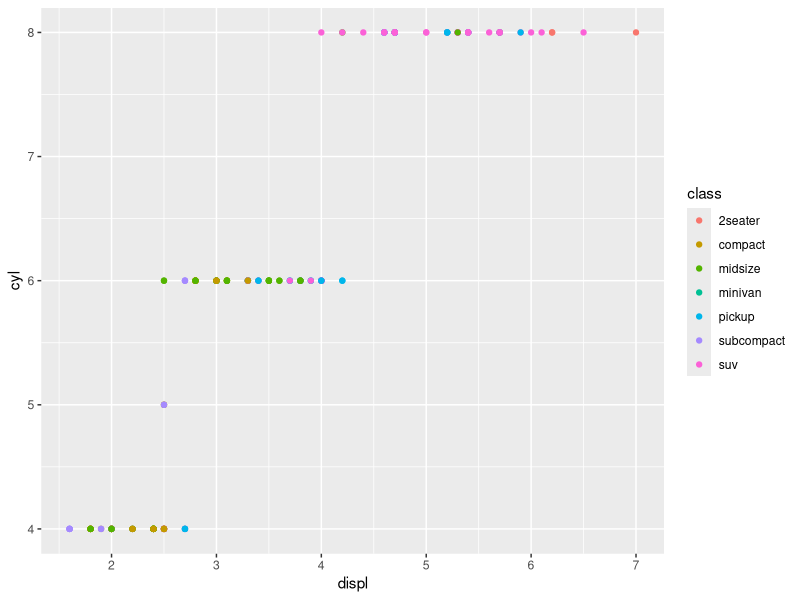
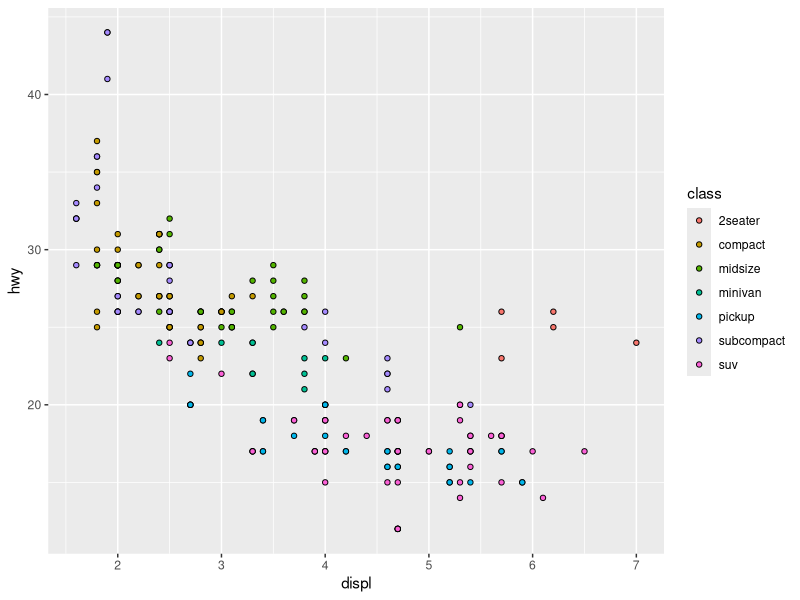
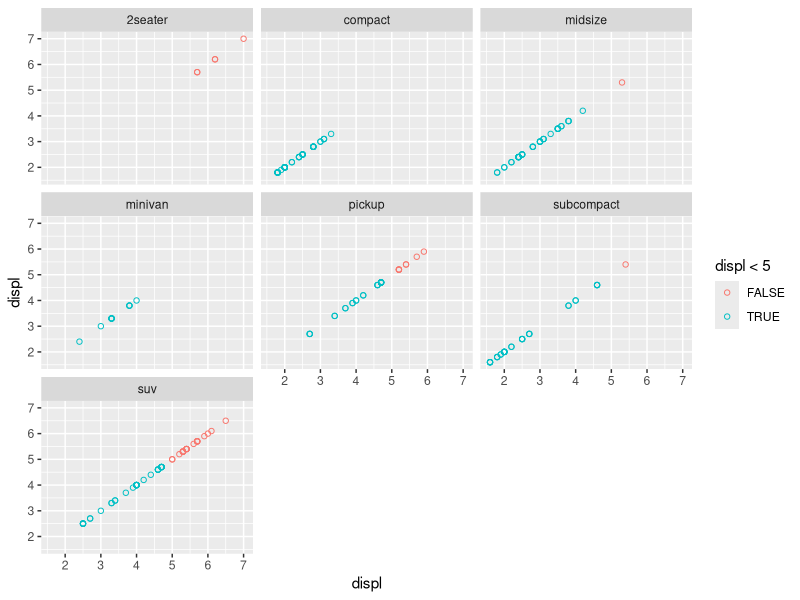
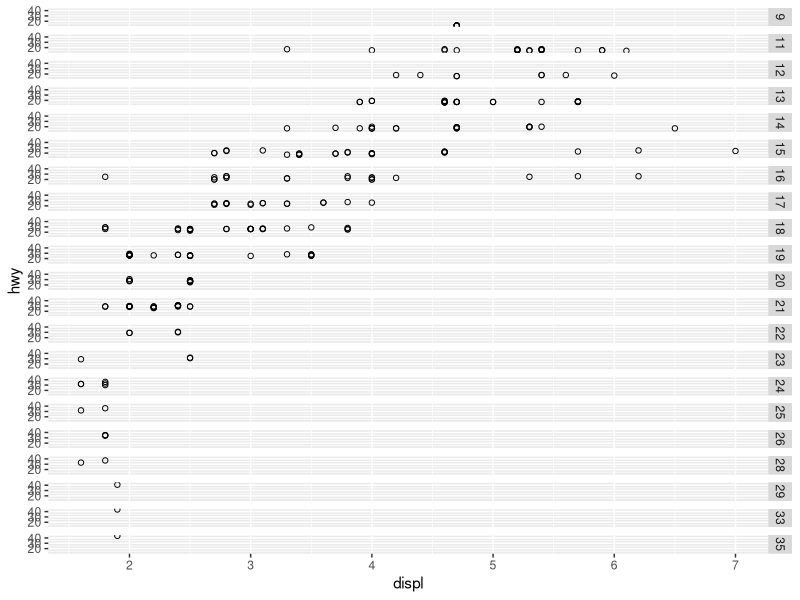
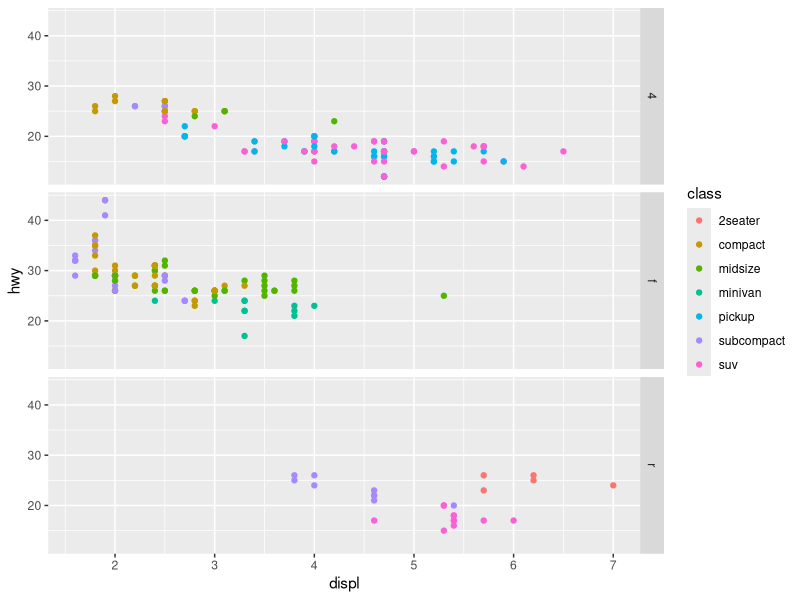
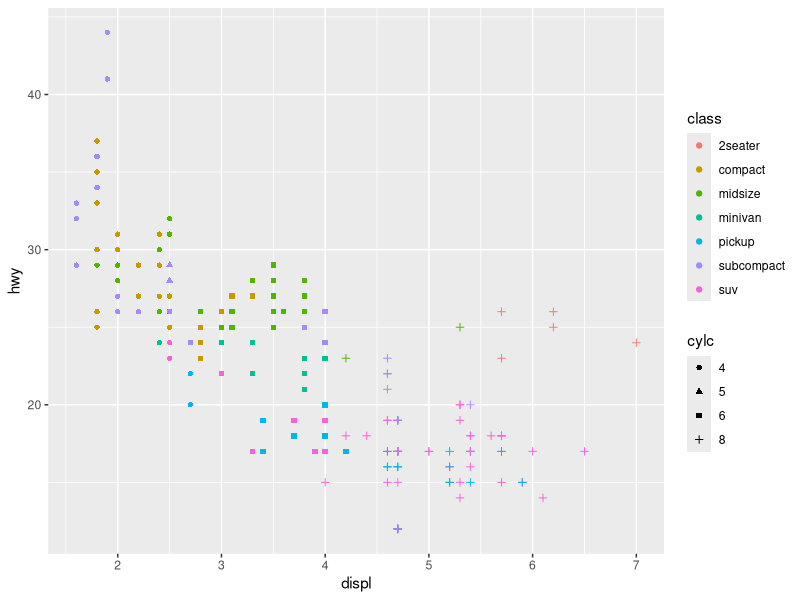
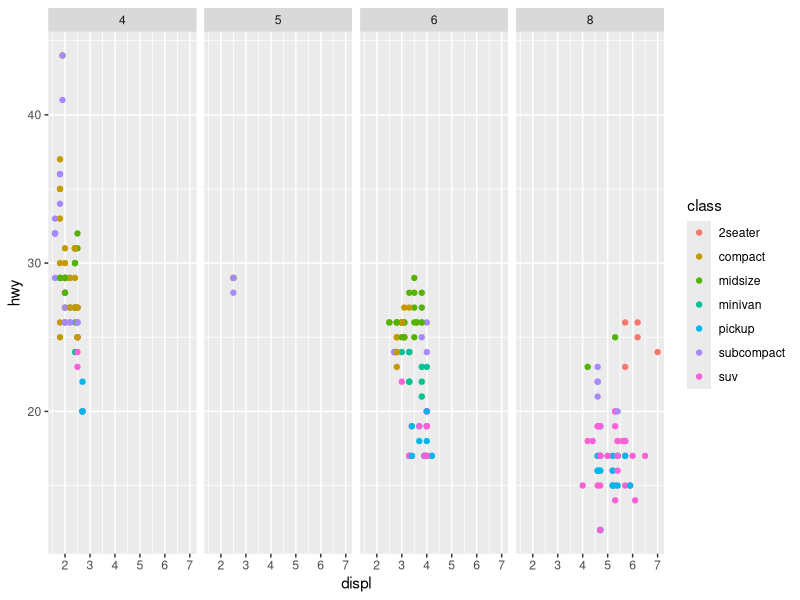
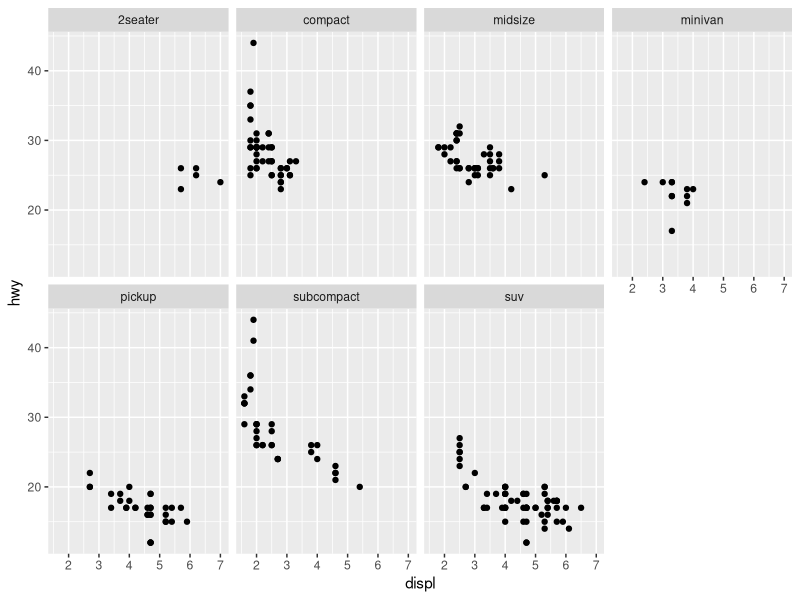

These charts were generated, in order, by the following R code:
## ---- chunk 1
library(tidyverse)
## ---- chunk 2
data(mpg)
## ---- chunk 3
dim(mpg)
## ---- chunk 4
head(mpg, 5)
## ---- chunk 5
summary(mpg)
## ---- chunk 6
glimpse(mpg)
## ---- chunk 7
ggplot(data=mpg) +
  geom_point(mapping = aes(x = displ, y= cyl, color = class)) 
## ---- chunk 8
ggplot(data=mpg) +
  geom_point(mapping = aes(x = displ, y= hwy, fill = class), shape=21, color='black') 
## ---- chunk 9
ggplot(data=mpg) +
  geom_point(mapping = aes(x = displ, y= displ, color = displ < 5), shape=21) +
  facet_wrap(~ class, ncol = 3)
## ---- chunk 10
ggplot(data=mpg) +
  geom_point(mapping = aes(x = displ, y= hwy), shape=21) +
  facet_grid(cty ~ .)
## ---- chunk 11
ggplot(data = mpg) + 
  geom_point(mapping = aes(x = displ, y = hwy, color= class)) +
  facet_grid(drv ~ .)
## ---- chunk 12
mpg$cylc = as.character(mpg$cyl)

ggplot(data=mpg) +
  geom_point(mapping = aes(x = displ, y= hwy, color = class, shape = cylc)) 
## ---- chunk 13
ggplot(data = mpg) + 
  geom_point(mapping = aes(x = displ, y = hwy, color = class)) +
  facet_grid(. ~ cyl)
## ---- chunk 14
ggplot(data = mpg) + 
  geom_point(mapping = aes(x = displ, y = hwy)) + 
  facet_wrap(~ class, nrow = 2)
## ---- chunk 15
ggplot(data = mpg, mapping = aes(x = displ, y = hwy)) + 
  geom_smooth() + 
  geom_point(mapping = aes(color = class))
## ---- chunk 16
ggplot(data = mpg) +
  geom_bar(mapping = aes(x=class))
## ---- chunk 17
ggplot(data=mpg) +
  geom_histogram(mapping=aes(x=hwy))
## ---- chunk 18
ggplot(data = mpg, mapping = aes(x = displ, y = hwy, color = drv)) + 
  geom_point() + 
  geom_smooth(se = FALSE)
## ---- chunk 19
ggplot(data = mpg, mapping = aes(x = displ, y = hwy)) + 
  geom_point() + 
  geom_smooth()
## ---- chunk 20
ggplot() + 
  geom_point(data = mpg, mapping = aes(x = displ, y = hwy)) + 
  geom_smooth(data = mpg, mapping = aes(x = displ, y = hwy))
## ---- chunk 21
ggplot(data = mpg, mapping = aes(x = displ, y = hwy)) +
  geom_point() +
  geom_smooth(se = FALSE, color = 'black')
## ---- chunk 22
ggplot(data = mpg, mapping = aes(x = displ, y = hwy)) +
  geom_point() +
  geom_smooth(se = FALSE, color = 'blue', mapping = aes(group = drv))
## ---- chunk 23
ggplot(data = mpg, mapping = aes(x = displ, y = hwy, color = drv)) +
  geom_point() +
  geom_smooth(se = FALSE)
## ---- chunk 24
ggplot(data = mpg, mapping = aes(x = displ, y = hwy)) +
  geom_point(mapping = aes(color = drv)) +
  geom_smooth(se = FALSE)
## ---- chunk 25
ggplot(data = mpg, mapping = aes(x = displ, y = hwy)) +
  geom_point(mapping = aes(color = drv)) +
  geom_smooth(mapping = aes(linetype = drv), se = FALSE)
## ---- chunk 26
ggplot(data = mpg, mapping = aes(x = displ, y = hwy)) +
  geom_point(mapping = aes(fill = drv, stroke=2), size=3, shape=21, color='white')
## ---- chunk 27
data(diamonds)
str(diamonds)
## ---- chunk 28
head(diamonds, 5)
## ---- chunk 29
ggplot(data=diamonds) +
  geom_bar(mapping=aes(x=cut))
## ---- chunk 30
ggplot(data = diamonds) + 
  stat_count(mapping = aes(x = cut))
## ---- chunk 31
ggplot(data = diamonds) + 
  stat_summary(
    mapping = aes(x = cut, y = depth),
    fun.min = min,
    fun.max = max,
    fun = median
  )
## ---- chunk 32
ggplot(data = diamonds) +
  geom_pointrange(
    mapping = aes(x = cut, y = depth),
    stat = 'summary',
    fun.min = min,
    fun.max = max,
    fun = median
  )
## ---- chunk 33
ggplot(data=diamonds) + 
  geom_col(mapping=aes(x=cut, y=depth))
## ---- chunk 34
ggplot(data = diamonds) + 
  geom_bar(mapping = aes(x = cut, fill = clarity), position = "fill")
## ---- chunk 35
ggplot(data = diamonds) + 
  geom_bar(mapping = aes(x = cut, fill = clarity), position = "dodge")
## ---- chunk 36
 ggplot(data = mpg, mapping = aes(x = cty, y = hwy)) + 
  geom_point(position = 'jitter')
## ---- chunk 37
ggplot(data = mpg, mapping = aes(x = cty, y = hwy)) + 
  geom_count(position ='jitter')
## ---- chunk 38
ggplot(data=mpg) +
  geom_boxplot(mapping=aes(y=hwy))
## ---- chunk 39
bar <- ggplot(data = diamonds) + 
  geom_bar(
    mapping = aes(x = cut, fill = cut), 
    show.legend = FALSE,
    width = 1
  ) + 
  theme(aspect.ratio = 1) +
  labs(x = NULL, y = NULL)

bar + coord_flip()
bar + coord_polar()
## ---- chunk 40
bar <- ggplot(data = diamonds) + 
  geom_bar(mapping = aes(x = cut, fill = clarity), position = "fill") +
  theme(aspect.ratio = 1) +
  labs(x = NULL, y = NULL)

bar + coord_flip()
bar + coord_polar()

## ---- chunk 41
ggplot(data = mpg, mapping = aes(x = cty, y = hwy)) +
  geom_point() + 
  geom_abline(slope = 1, intercept = 0) +
  coord_fixed()
